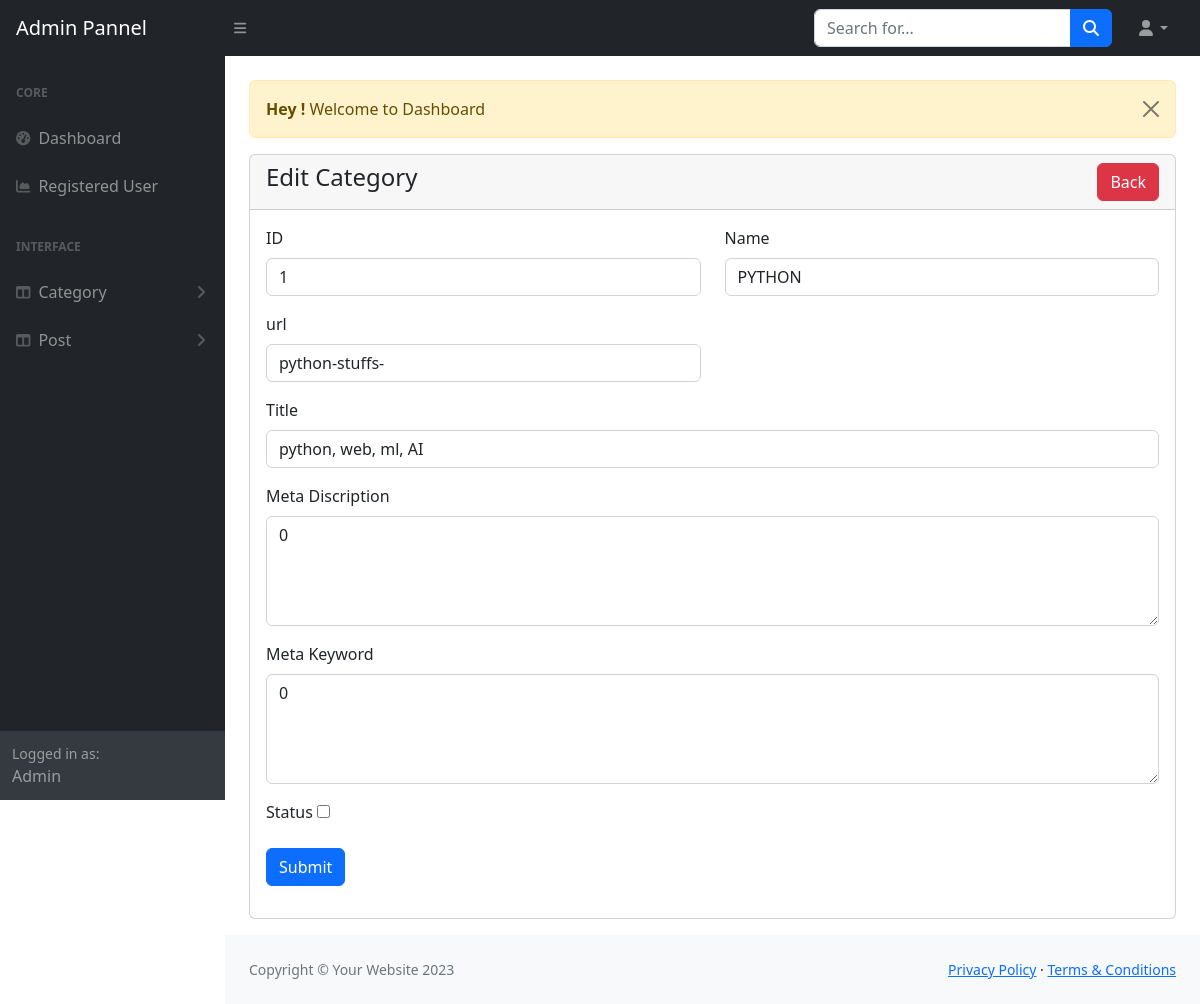
Page /admin/category-edit.php?id=1 (signed in) on the committed database.
### tables this page shows
CREATE TABLE `blog_category` (
  `id` int(11) NOT NULL,
  `name` varchar(255) NOT NULL,
  `url` varchar(255) NOT NULL,
  `meta_title` mediumtext NOT NULL,
  `meta_description` text NOT NULL,
  `meta_keywords` mediumtext NOT NULL,
  `status` tinyint(11) NOT NULL DEFAULT 0
);

### admin/category-edit.php (the view, shortened to what this page needs)
<?php
include("Includes/header.php");
?>
<div class="container-fluid px-4">
   <div class="row mt-4">
      <div class="col-md-12 mb-3">
      <?php include('message.php') ?>
        <div class="card">
            <div class="card-header">
                <a href="category-view.php" class="btn btn-danger float-end"> Back</a>
                <h4>Edit Category</h4>
            </div>
            <div class="card-body">
            <?php
                if(isset($_GET['id'])){
                    $category_id = $_GET['id'];
                    $user_query = "SELECT * FROM blog_category WHERE id ='$category_id' ";
                    $user_query_run = mysqli_query($conn, $user_query);
                    if(mysqli_num_rows($user_query_run) > 0){
                        foreach($user_query_run as $item){
                            ?>
                      <form action="code.php" method="post">
                          <div class="row">
                          <div class="col-md-6 mb-3">
                            <label for="" class="form-label">ID</label>
                            <input type="text" readonly="true" value= "<?= $item['id'];?>" name="id" class="form-control">
                        </div>
                        <div class="col-md-6 mb-3">
                            <label for="" class="form-label">Name</label>
                            <input type="text"  value= "<?= strtoupper($item['name']);?>" name="name" class="form-control">
                        </div>
                        <div class="col-md-6 mb-3">
                            <label for="" class="form-label">url</label>
                            <input type="text"  value= "<?= $item['url'];?>" name="url" class="form-control">
                        </div>
                        <div class="col-md-12 mb-3">
                            <label for="" class="form-label">Title</label>
                            <input type="text" value="<?= $item['meta_title'];?>"  name="meta_title" class="form-control">
                        </div>
                        <div class="col-md-12 mb-3">
                            <label for="" class="form-label">Meta Discription</label>
                            <textarea type="textarea"  name="meta_description" rows="4" class="form-control"><?= $item['meta_description'];?></textarea>
                        </div>
                        <div class="col-md-12 mb-3">
                            <label for="" class="form-label">Meta Keyword</label>
                            <textarea type="textarea"  name="meta_keywords" class="form-control"rows="4" ><?= $item['meta_keywords'];?></textarea>
                        </div>
                        <div class="col-md-6 mb-3">
                            <label for="" class="form-label">Status</label>
                            <input <?= $item['status'] =='1' ? 'checked': ''?> type="checkbox" name="status" class="" >
                        </div>
                        <div class="col-md-12 mb-3">
                           <Button class="btn btn-primary" name="category_update" type="submit">Submit</Button>
                        </div>
                    </div>
                </form>
                             <?php
                        }
                    }else{
                        ?>
                        <h4>No Record found</h4>
                        <?php
                    }
                } else{
                    ?>
                    <h4>No Record found</h4>
                    <?php
                }
                ?>
            </div>
        </div>
      </div>
  </div>
</div>
<?php
include("Includes/footer.php");
include("Includes/scripts.php");
?>

### rows in the picture
blog_category: id "1", name "PYTHON", url "python-stuffs-", meta_title "python, web, ml, AI", meta_description "0", meta_keywords "0"

### other values in the picture
$_SESSION['message'] "Welcome to Dashboard"
